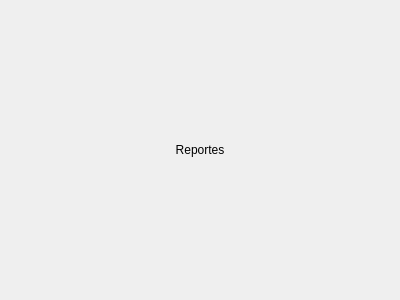
<?xml version="1.0" encoding="UTF-8"?>
<ui version="4.0">
 <class>liberacion_container</class>
 <widget class="QFrame" name="liberacion_container">
  <property name="geometry">
   <rect>
    <x>0</x>
    <y>0</y>
    <width>400</width>
    <height>300</height>
   </rect>
  </property>
  <property name="windowTitle">
   <string>Frame</string>
  </property>
  <layout class="QVBoxLayout" name="verticalLayout">
   <item>
    <widget class="QLabel" name="label">
     <property name="text">
      <string>Reportes</string>
     </property>
     <property name="alignment">
      <set>Qt::AlignCenter</set>
     </property>
    </widget>
   </item>
  </layout>
 </widget>
 <resources/>
 <connections/>
</ui>
